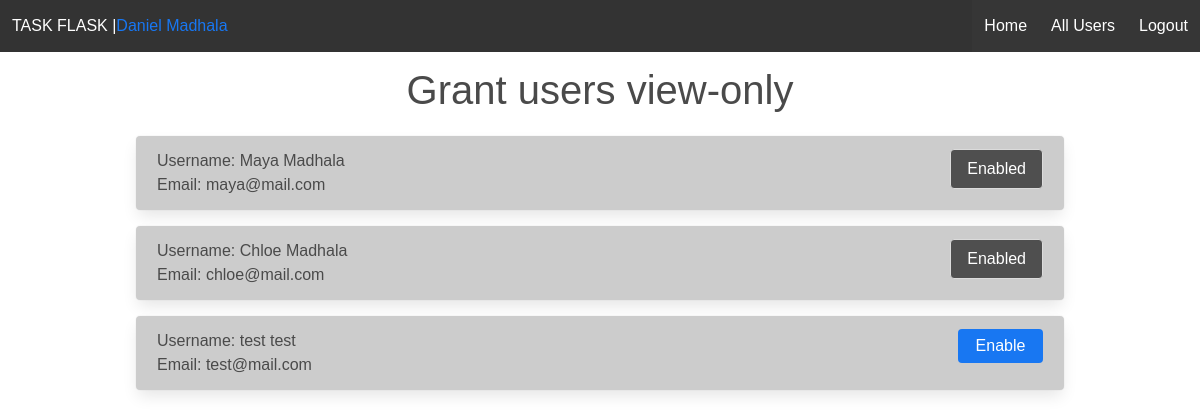
Page /users (signed in) on the earlier database version.
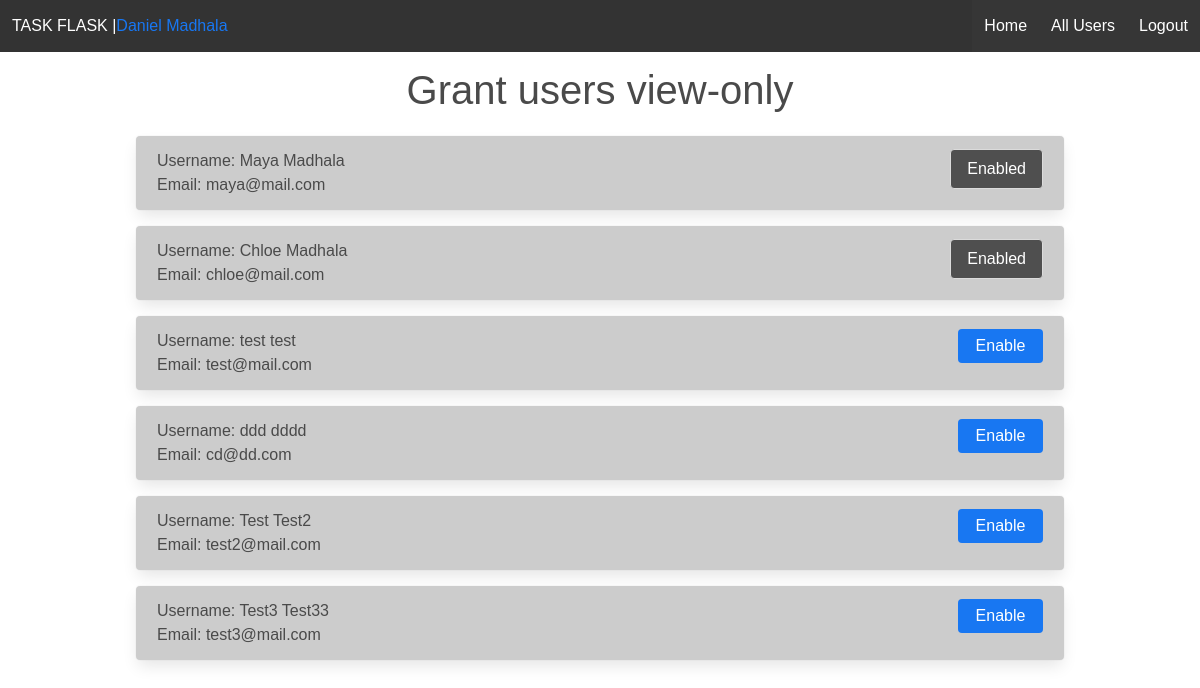
Same page on the later database version.
### app.py (models this page shows, shortened)
class User(db.Model):
  id = db.Column(db.Integer, primary_key=True)
  first_name = db.Column(db.String(20), nullable=False)
  last_name = db.Column(db.String(20), nullable=False)
  email = db.Column(db.String(120), unique=True, nullable=False)
  password = db.Column(db.String(120), nullable=False)
  tasks = db.relationship('Todo', backref='owner', lazy=True)
  friend = db.relationship('Followers',lazy=True,
                            primaryjoin='User.id == Followers.user_id', backref='owner')

### app.py (the view)
@app.route('/users')
def users():
  if not g.user_id:
    return redirect(url_for('login'))
  try:
      friends = Followers.query.filter_by(user_id=g.user_id).all()
      friends_ids = [f.other_user_id for f in friends]
      users = User.query.filter(User.id != g.user_id).all()
      return render_template('users.html', users=users, friends=friends_ids)
  except Exception as e:
    print(e)
    return "Error when reading users"

### app.py (called while the page is built)
@app.before_request
def before_request():
  g.user_id = None
  g.user_name = None
  if 'user' and 'username' in session:
    g.user_id = session['user']
    g.username = session['username']

### templates/users.html (shortened to what this page needs)
{% extends 'base.html' %}  {% block body %}
<div class="container">
  <h1 class="has-text-centered mt-2 is-size-2">Grant users view-only</h1>
  {% for user in users%}
  <div class="card">
    <div class="card-body">
      <h4>Username: {{user.first_name}} {{user.last_name}}</h4>
      <h4>Email: {{user.email}}</h4>
    </div>
    {% if user.id not in friends %}
    <div>
      <a
        href="{{ url_for('allow_user', other_user_id=user.id)}}"
        class="btn btn-blue"
        >Enable</a
      >
    </div>
    {% else%}
    <div>
      <a href="#" class="button btn-blue disabled">Enabled</a>
    </div>
    {% endif %}
  </div>
  {% endfor%}
</div>
{% endblock %}

### templates/base.html (shortened to what this page needs)
<!DOCTYPE html>
<html lang="en">
  <head>
    <link
      rel="stylesheet"
      href="{{ url_for('static', filename ='css/main.css' ) }}"
    />
  </head>
  <body>
    <nav class="navbar">
      <div class="navbar-brand">
        <h1 class="navbar-item">
          <span class="has-text-white"> TASK FLASK {%if g.username %} |</span>
          <span class="lead">{{ g.username }}</span> {% endif%}
        </h1>
      </div>
      <div id="navbar-toggler" class="navbar-menu">
        <ul class="navbar-end has-background-dark">
          {% if g.user_id %}
          <li class="navbar-item">
            <a class="has-text-white" href="{{ url_for('index') }}">Home</a>
          </li>
          <li class="navbar-item">
            <a class="has-text-white" href="{{ url_for('users') }}"
              >All Users</a
            >
          </li>
          <li class="navbar-item">
            <a class="has-text-white" href="{{ url_for('logout') }}">Logout</a>
          </li>
          {% endif %}
        </ul>
      </div>
    </nav>
    {% block body %}{% endblock %}
  </body>
</html>

### static/css/main.css (style rules this page uses)
* { margin: 0; padding: 0; box-sizing: border-box; }
ul { list-style: none !important; }
a { text-decoration: none; }
body, html { font-family: sans-serif; }
.btn { display: inline-block; border: none; border-radius: 0.25rem; padding: 0.3rem 1.1rem; color: #333; font-size: inherit; cursor: pointer; transition: opacity 0.2s ease-in; }
.btn-blue { background: #1877f2; color: #fff; }
.navbar { background-color: #333; color: #fff; }
.card { background-color: #ccc; display: flex; padding: 0.75rem 1.25rem; margin: 1rem; border: 1px solid transparent; border-radius: 0.25rem; }
.card-body { flex-grow: 1; }
.lead { color: #1877f2; }
a.disabled { background-color: #4f4f4f; pointer-events: none; cursor: default; }

Differences in the rows shown:
added User: first_name "ddd", last_name "dddd", email "cd@dd.com"
added User: first_name "Test", last_name "Test2", email "test2@mail.com"
added User: first_name "Test3", last_name "Test33", email "test3@mail.com"
